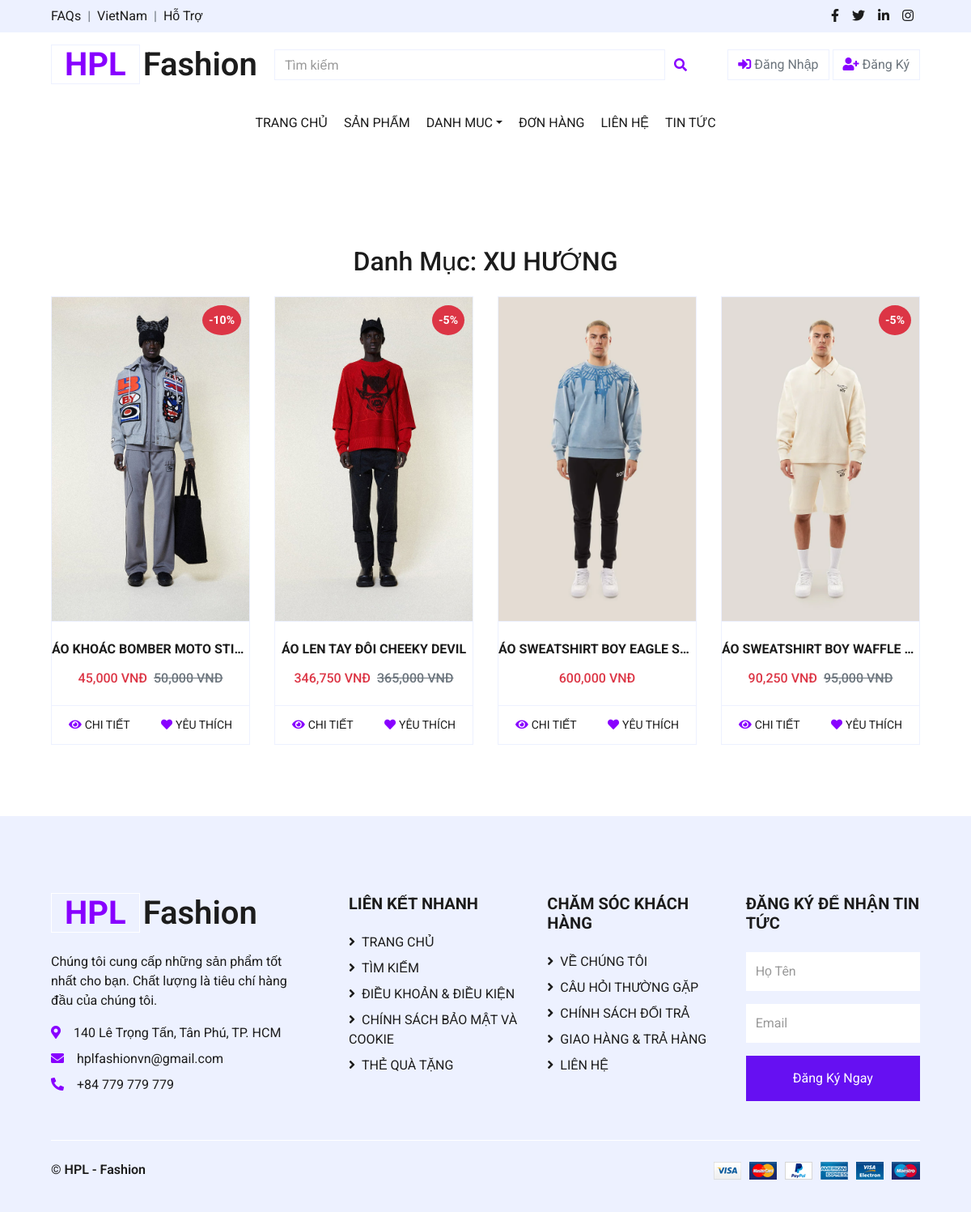
The app's page /views/collection.php?category_id=1, older data.
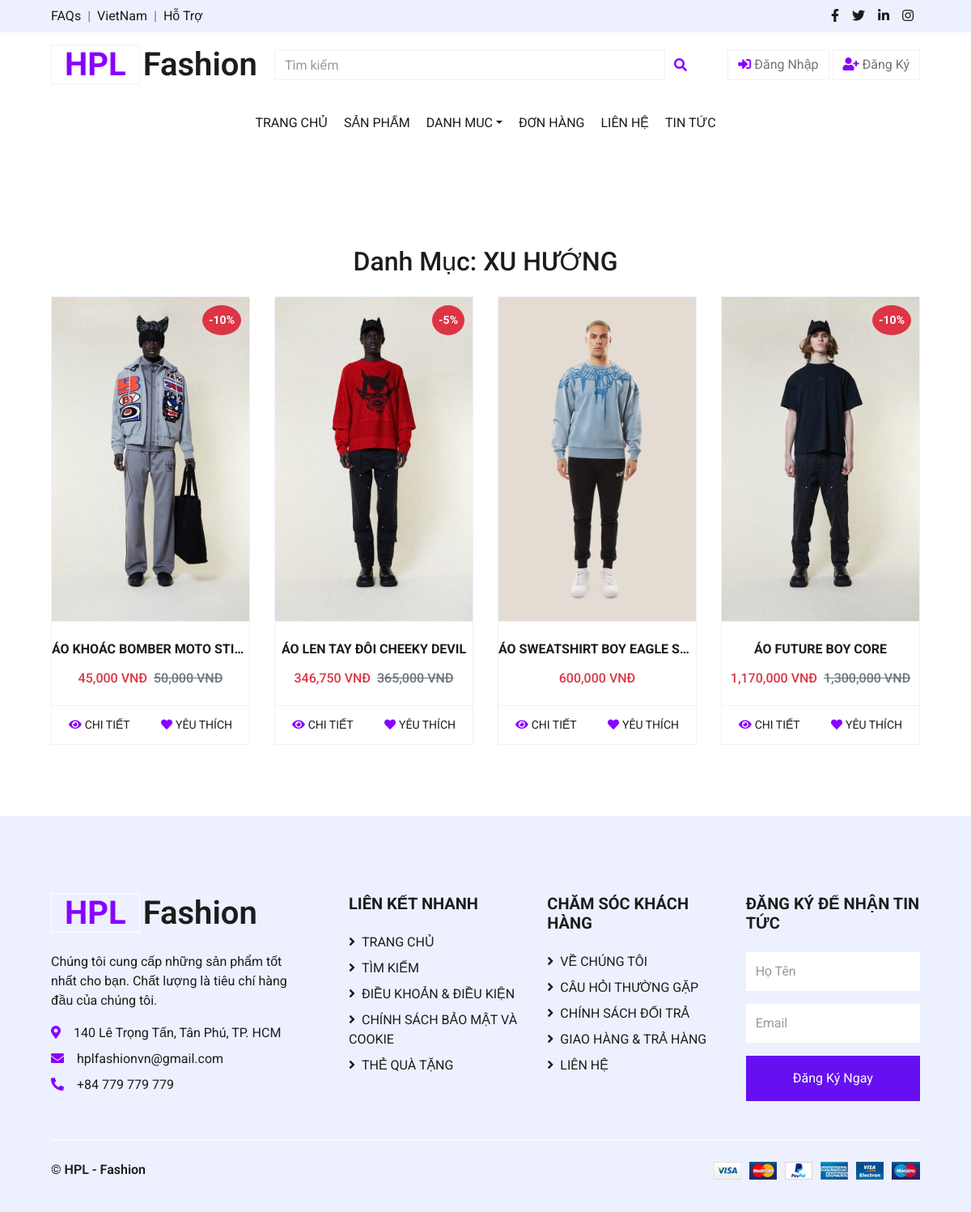
The same page, newer data.
### tables this page shows
CREATE TABLE `categories` (
  `category_id` int NOT NULL,
  `category_name` varchar(255) NOT NULL,
  `category_image` varchar(250) NOT NULL
);

CREATE TABLE `products` (
  `product_id` int NOT NULL,
  `product_name` varchar(255) NOT NULL,
  `price` int NOT NULL,
  `category_id` int DEFAULT NULL,
  `subcategory_id` int NOT NULL,
  `image` varchar(255) DEFAULT NULL,
  `image2` varchar(255) DEFAULT NULL,
  `image3` varchar(255) DEFAULT NULL,
  `description` varchar(255) DEFAULT NULL,
  `brand_id` int DEFAULT NULL,
  `size` text,
  `color` text,
  `discount` int DEFAULT '0',
  `view_count` int DEFAULT '0',
  `created_at` datetime DEFAULT CURRENT_TIMESTAMP
);

### config/database.php (called while the page is built, shortened)
<?php
class Database {
    private static $servername = "localhost";
    private static $username = "root";
    private static $password = "";
    private static $dbname = "shopthoitrang";
    private static $conn = null;
    private static function connect() {
    if (self::$conn === null) {
            self::$conn = new mysqli(self::$servername, self::$username, self::$password, self::$dbname);
        }
    }
    public static function query($sql) {
        return self::$conn->query($sql);
    }
}
?>

### views/product_item.php (the view, shortened to what this page needs)
<div class="col-lg-3 col-md-4 col-sm-6 mb-4">
    <div class="card product-item border-0">
        <div class="card-header product-img position-relative overflow-hidden bg-transparent border p-0">
            <a href="detail.php?id=<?= $product['product_id'] ?>">
                <?php $image = '../assets/img_product/' . $product['image']; ?>
                <img class="img-fluid w-100 fixed-img" src="<?= $image ?>" alt="">
            </a>
            <?php if ($product['discount'] >0): ?>
                <div class="discount-badge position-absolute top-0 right-0 bg-danger text-white p-2" style="font-size: 14px; font-weight: bold; border-radius: 50%;">
                    -<?= $product['discount'] ?>%
                </div>
            <?php endif; ?>
        </div>
        <div class="card-body border-left border-right text-center p-0 pt-4 pb-3">
            <h6 class="text-truncate mb-3" style="font-weight: bold;"><?= $product['product_name'] ?></h6>
            <div class="d-flex justify-content-center">
                <?php
                $discount = $product['discount'];
                $discounted_price = $product['price'] * (1 - $discount/100);
                ?>
                <h6 class="text-danger"><?= number_format($discounted_price) ?> VNĐ</h6>
                <?php if ($discount > 0): ?>
                    <h6 class="text-muted ml-2"><del><?= number_format($product['price']) ?> VNĐ</del></h6>
                <?php endif; ?>
            </div>
        </div>
        <div class="card-footer d-flex justify-content-between bg-light border">
            <a href="detail.php?id=<?= $product['product_id'] ?>" class="btn btn-sm text-dark p-0">
                <i class="fas fa-eye text-primary mr-1"></i><span class="fw-bold">CHI TIẾT</span>
            </a>
            <form method="POST" action="" class="d-flex align-items-center">
                <button type="submit" name="add_to_favorites" class="btn btn-sm text-dark p-0 bg-white">
                    <i class="fas fa-heart text-primary mr-1"></i><span class="fw-bold">YÊU THÍCH</span>
                </button>
            </form>
        </div>
    </div>
</div>

### views/collection.php (shortened to what this page needs)
<?php
include('../config/database.php');
$category_id = isset($_GET['category_id']) ? (int)$_GET['category_id'] : 0;
$category_query = Database::query("SELECT category_name FROM categories WHERE category_id = $category_id");
$category = $category_query->fetch_assoc();
$category_name = $category['category_name'];
$product_query = Database::query("SELECT * FROM products WHERE category_id = $category_id");
?>
<!DOCTYPE html>
<html lang="en">
<head>
    <link href="https://cdnjs.cloudflare.com/ajax/libs/font-awesome/5.10.0/css/all.min.css" rel="stylesheet">
    <link href="../css/style.css" rel="stylesheet">
</head>
<body>
    <?php include '../includes/header.php'; ?>
    <div class="container-fluid pt-5">
        <h2 class="text-center mb-4">Danh Mục: <?= $category_name ?></h2>
        <div class="row px-xl-5 pb-3">
            <?php if ($product_query->num_rows > 0): ?>
                <?php while ($product = $product_query->fetch_assoc()): ?>
                    <?php
                        include 'product_item.php';
                    ?>
                <?php endwhile; ?>
            <?php else: ?>
                <p class="text-center">Không có sản phẩm nào trong danh mục này.</p>
            <?php endif; ?>
        </div>
    </div>
    <?php include '../includes/footer.php'; ?>
</body>
</html>

Row changes from the older to the newer data that the page shows:
no longer on this page (row edited): products: image (picture), discount "5", product_name "ÁO SWEATSHIRT BOY WAFFLE…", discounted_price "90,250", price "95,000"
now on this page (row edited): products: image (picture), discount "10", product_name "ÁO FUTURE BOY CORE", discounted_price "1,170,000", price "1,300,000"
